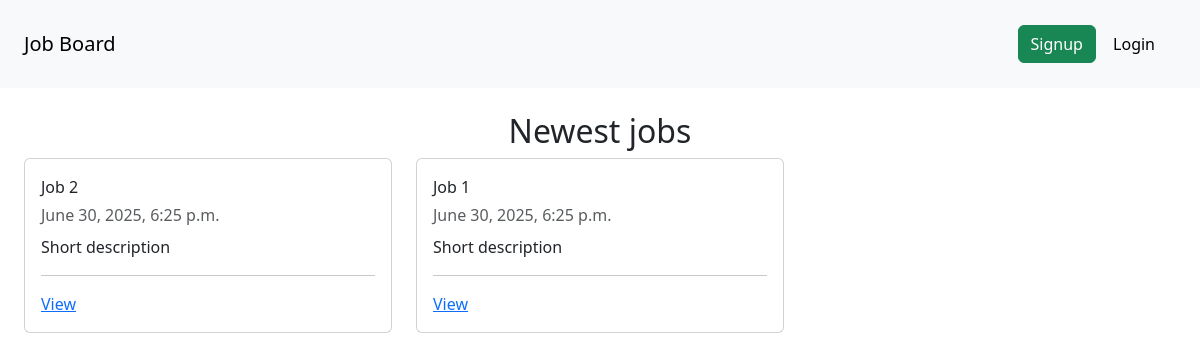
The app's page /, older data.
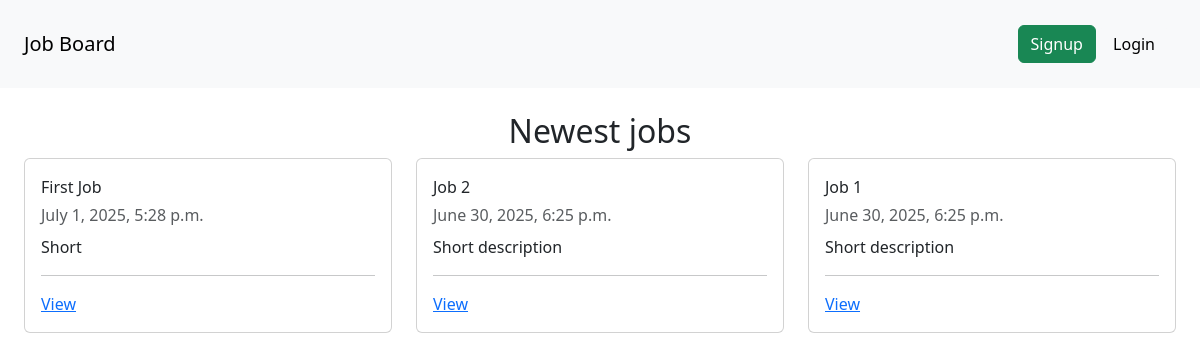
The same page, newer data.
### job/models.py (models this page shows, shortened)
class Job(models.Model):
  SIZE_1_9 = 'size_1-9'
  SIZE_10_49 = 'size_10-49'
  SIZE_50_99 = 'size_50-99'
  SIZE_100 = 'size_100'
  CHOICES_SIZE = (
    (SIZE_1_9, '1-9'),
    (SIZE_10_49, '10-49'),
    (SIZE_50_99, '50-99'),
    (SIZE_100, '100+'),
  )
  title = models.CharField(max_length=255)
  short_description = models.TextField()
  long_description = models.TextField(blank=True, null=True)
  company_name = models.CharField(max_length=255)
  company_address = models.CharField(max_length=255, blank=True, null=True)
  company_zipcode = models.CharField(max_length=255, blank=True, null=True)
  company_place = models.CharField(max_length=255, blank=True, null=True)
  company_country = models.CharField(max_length=255, blank=True, null=True)
  company_size = models.CharField(max_length=20, choices=CHOICES_SIZE, default=SIZE_1_9)
  created_by = models.ForeignKey(User, on_delete=models.CASCADE, related_name='jobs')
  created_at = models.DateTimeField(auto_now_add=True)
  changed_at = models.DateTimeField(auto_now=True)

### core/views.py (the view)
# urls.py: path('', frontpage, name='frontpage'),
def frontpage(request):
  jobs = Job.objects.order_by('-created_at')
  return render(request, 'core/frontpage.html', {
    'jobs': jobs
  })

### notification/context_processors.py (called while the page is built)
def notifications(request):
  if request.user.is_authenticated:
    return {'notifications': request.user.notifications.filter(is_read=False)}
  else:
    return {'notifications': []}

### core/templates/core/frontpage.html
{% extends 'core/base.html'%}
{%block content%}
<h2 class="text-center">Newest jobs</h2>
<div class="row">
  {%for job in jobs%}
  <div class="col-4 mb-4">
    <div class="card">
      <div class="card-body">
        <p class="card-title">{{job.title}}</p>
        <p class="card-subtitle mb-2 text-body-secondary">{{job.created_at}}</p>
        <p class="card-text">{{job.short_description}}</p>
        <hr>
        <a href="{%url 'job_detail' job.id%}">View</a>
      </div>
    </div>
  </div>
 {%endfor%}
</div>
{%endblock%}

Row changes from the older to the newer data that the page shows:
added Job: title "First Job", created_at "July 1, 2025, 5:28 p.m.", short_description "Short"
